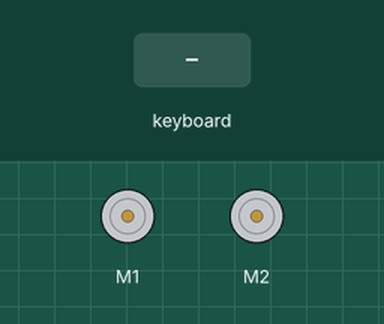
The program below on a simulated Raspberry Pi (BCM pin numbers). On the bench: 2 × DC motor (green arrow = forward, orange = backward, longer = faster). The inputs (shaded band) are chosen by the test bench. Motors are numbered in the order the program creates them (left before right in a Robot).

Above: at 1.2 s.
1.3 s: key "s" typed on the keyboard
At 1.7 s:
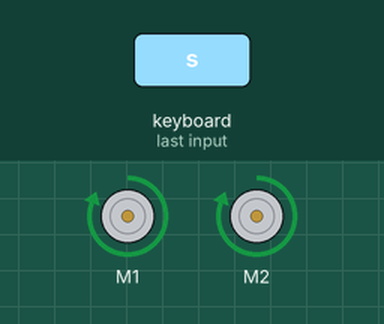
2.8 s: key "w" typed on the keyboard
At 4.0 s:
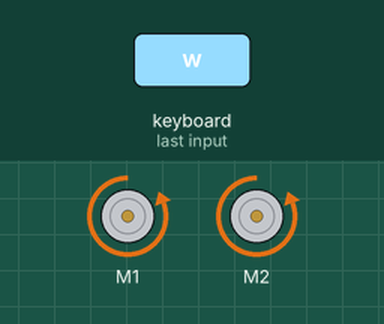
4.3 s: key "d" typed on the keyboard
At 5.2 s:
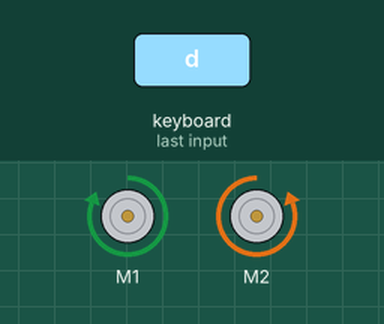
5.8 s: key "a" typed on the keyboard
At 6.3 s:
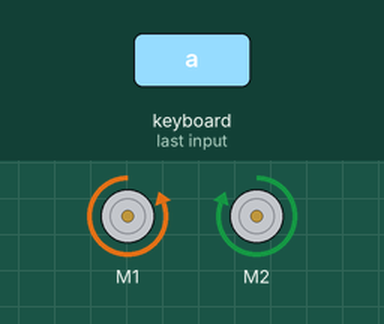
7.3 s: key space typed on the keyboard
At 8.7 s:
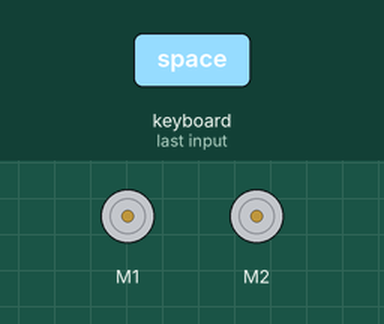
Timing chart, 0 to 9.8 s (numbered marks = the images above; inputs shaded):
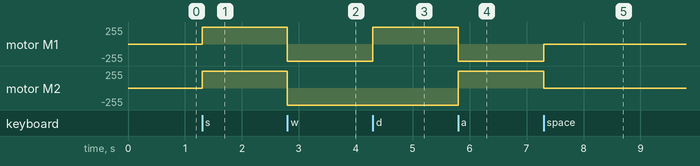

The program:

car.py
```python
from gpiozero import Motor
import time
import curses

# Setup motors using gpiozero's Motor class
motorA = Motor(forward=22, backward=23, enable=17)
motorB = Motor(forward=24, backward=25, enable=27)

def forward():
    motorA.forward()
    motorB.forward()

def backward():
    motorA.backward()
    motorB.backward()

def turn_left():
    motorA.forward()
    motorB.backward()

def turn_right():
    motorA.backward()
    motorB.forward()

def stop():
    motorA.stop()
    motorB.stop()

def close_motors():
    motorA.close()
    motorB.close()

def setup_curses():
    # Set up the curses environment
    window = curses.initscr()
    curses.noecho()  # Prevent input from being echoed to the screen
    curses.cbreak()  # React to keys instantly, without requiring the Enter key to be pressed
    window.keypad(True)  # Enable special keys to be handled as special values
    return window

def main(window):
    try:
        while True:
            char = window.getch()
            if char == ord('s'):
                forward()
            elif char == ord('w'):
                backward()
            elif char == ord('d'):
                turn_left()
            elif char == ord('a'):
                turn_right()
            elif char == ord(' '):  # Spacebar
                stop()
            elif char == ord('q'):  # Quit program
                break
            time.sleep(0.1)  # Small delay to prevent high CPU usage
    except KeyboardInterrupt:
        print("Program terminated!")
    finally:
        stop()
        close_motors()  # Close motors and release GPIO pins
        curses.nocbreak()
        window.keypad(False)
        curses.echo()
        curses.endwin()

if __name__ == "__main__":
    window = setup_curses()
    main(window)
```

Measured:
- after the input at 1.3 s, motor M1, motor M2: stopped → forward 255/255 at once
- after the input at 2.8 s, motor M1, motor M2: forward 255/255 → backward 255/255 at once
- after the input at 4.3 s, motor M1: backward 255/255 → forward 255/255 at once
- after the input at 5.8 s, motor M1: forward 255/255 → backward 255/255 at once; motor M2: backward 255/255 → forward 255/255 at once
- after the input at 7.3 s, motor M1: backward 255/255 → stopped at once; motor M2: forward 255/255 → stopped at once
